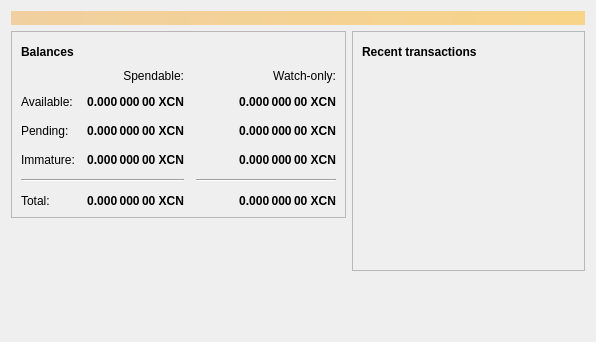
<?xml version="1.0" encoding="UTF-8"?>
<ui version="4.0">
 <class>OverviewPage</class>
 <widget class="QWidget" name="OverviewPage">
  <property name="geometry">
   <rect>
    <x>0</x>
    <y>0</y>
    <width>596</width>
    <height>342</height>
   </rect>
  </property>
  <property name="windowTitle">
   <string>Form</string>
  </property>
  <layout class="QVBoxLayout" name="topLayout">
   <item>
    <widget class="QLabel" name="labelAlerts">
     <property name="visible">
      <bool>false</bool>
     </property>
     <property name="styleSheet">
      <string notr="true">QLabel { background-color: qlineargradient(x1: 0, y1: 0, x2: 1, y2: 0, stop:0 #F0D0A0, stop:1 #F8D488); color:#000000; }</string>
     </property>
     <property name="wordWrap">
      <bool>true</bool>
     </property>
     <property name="margin">
      <number>3</number>
     </property>
     <property name="textInteractionFlags">
      <set>Qt::TextSelectableByMouse</set>
     </property>
    </widget>
   </item>
   <item>
    <layout class="QHBoxLayout" name="horizontalLayout" stretch="1,1">
     <item>
      <layout class="QVBoxLayout" name="verticalLayout_2">
       <item>
        <widget class="QFrame" name="frame">
         <property name="frameShape">
          <enum>QFrame::StyledPanel</enum>
         </property>
         <property name="frameShadow">
          <enum>QFrame::Raised</enum>
         </property>
         <layout class="QVBoxLayout" name="verticalLayout_4">
          <item>
           <layout class="QHBoxLayout" name="horizontalLayout_4">
            <item>
             <widget class="QLabel" name="label_5">
              <property name="font">
               <font>
                <weight>75</weight>
                <bold>true</bold>
               </font>
              </property>
              <property name="text">
               <string>Balances</string>
              </property>
             </widget>
            </item>
            <item>
             <widget class="QPushButton" name="labelWalletStatus">
              <property name="enabled">
               <bool>true</bool>
              </property>
              <property name="maximumSize">
               <size>
                <width>30</width>
                <height>16777215</height>
               </size>
              </property>
              <property name="toolTip">
               <string>The displayed information may be out of date. Your wallet automatically synchronizes with the Xcoin network after a connection is established, but this process has not completed yet.</string>
              </property>
              <property name="text">
               <string/>
              </property>
              <property name="icon">
               <iconset resource="../xcoin.qrc">
                <normaloff>:/icons/warning</normaloff>
                <disabledoff>:/icons/warning</disabledoff>:/icons/warning</iconset>
              </property>
              <property name="iconSize">
               <size>
                <width>24</width>
                <height>24</height>
               </size>
              </property>
              <property name="flat">
               <bool>true</bool>
              </property>
             </widget>
            </item>
            <item>
             <spacer name="horizontalSpacer_3">
              <property name="orientation">
               <enum>Qt::Horizontal</enum>
              </property>
              <property name="sizeHint" stdset="0">
               <size>
                <width>40</width>
                <height>20</height>
               </size>
              </property>
             </spacer>
            </item>
           </layout>
          </item>
          <item>
           <layout class="QGridLayout" name="gridLayout">
            <property name="spacing">
             <number>12</number>
            </property>
            <item row="2" column="2">
             <widget class="QLabel" name="labelWatchPending">
              <property name="font">
               <font>
                <weight>75</weight>
                <bold>true</bold>
               </font>
              </property>
              <property name="cursor">
               <cursorShape>IBeamCursor</cursorShape>
              </property>
              <property name="toolTip">
               <string>Unconfirmed transactions to watch-only addresses</string>
              </property>
              <property name="text">
               <string notr="true">0.000 000 00 XCN</string>
              </property>
              <property name="alignment">
               <set>Qt::AlignRight|Qt::AlignTrailing|Qt::AlignVCenter</set>
              </property>
              <property name="textInteractionFlags">
               <set>Qt::LinksAccessibleByMouse|Qt::TextSelectableByKeyboard|Qt::TextSelectableByMouse</set>
              </property>
             </widget>
            </item>
            <item row="2" column="1">
             <widget class="QLabel" name="labelUnconfirmed">
              <property name="font">
               <font>
                <weight>75</weight>
                <bold>true</bold>
               </font>
              </property>
              <property name="cursor">
               <cursorShape>IBeamCursor</cursorShape>
              </property>
              <property name="toolTip">
               <string>Total of transactions that have yet to be confirmed, and do not yet count toward the spendable balance</string>
              </property>
              <property name="text">
               <string notr="true">0.000 000 00 XCN</string>
              </property>
              <property name="alignment">
               <set>Qt::AlignRight|Qt::AlignTrailing|Qt::AlignVCenter</set>
              </property>
              <property name="textInteractionFlags">
               <set>Qt::LinksAccessibleByMouse|Qt::TextSelectableByKeyboard|Qt::TextSelectableByMouse</set>
              </property>
             </widget>
            </item>
            <item row="3" column="2">
             <widget class="QLabel" name="labelWatchImmature">
              <property name="font">
               <font>
                <weight>75</weight>
                <bold>true</bold>
               </font>
              </property>
              <property name="cursor">
               <cursorShape>IBeamCursor</cursorShape>
              </property>
              <property name="toolTip">
               <string>Mined balance in watch-only addresses that has not yet matured</string>
              </property>
              <property name="text">
               <string notr="true">0.000 000 00 XCN</string>
              </property>
              <property name="alignment">
               <set>Qt::AlignRight|Qt::AlignTrailing|Qt::AlignVCenter</set>
              </property>
              <property name="textInteractionFlags">
               <set>Qt::LinksAccessibleByMouse|Qt::TextSelectableByKeyboard|Qt::TextSelectableByMouse</set>
              </property>
             </widget>
            </item>
            <item row="4" column="0" colspan="2">
             <widget class="Line" name="line">
              <property name="orientation">
               <enum>Qt::Horizontal</enum>
              </property>
             </widget>
            </item>
            <item row="4" column="2">
             <widget class="Line" name="lineWatchBalance">
              <property name="sizePolicy">
               <sizepolicy hsizetype="Preferred" vsizetype="Fixed">
                <horstretch>0</horstretch>
                <verstretch>0</verstretch>
               </sizepolicy>
              </property>
              <property name="minimumSize">
               <size>
                <width>140</width>
                <height>0</height>
               </size>
              </property>
              <property name="orientation">
               <enum>Qt::Horizontal</enum>
              </property>
             </widget>
            </item>
            <item row="5" column="0">
             <widget class="QLabel" name="labelTotalText">
              <property name="text">
               <string>Total:</string>
              </property>
             </widget>
            </item>
            <item row="3" column="1">
             <widget class="QLabel" name="labelImmature">
              <property name="font">
               <font>
                <weight>75</weight>
                <bold>true</bold>
               </font>
              </property>
              <property name="cursor">
               <cursorShape>IBeamCursor</cursorShape>
              </property>
              <property name="toolTip">
               <string>Mined balance that has not yet matured</string>
              </property>
              <property name="text">
               <string notr="true">0.000 000 00 XCN</string>
              </property>
              <property name="alignment">
               <set>Qt::AlignRight|Qt::AlignTrailing|Qt::AlignVCenter</set>
              </property>
              <property name="textInteractionFlags">
               <set>Qt::LinksAccessibleByMouse|Qt::TextSelectableByKeyboard|Qt::TextSelectableByMouse</set>
              </property>
             </widget>
            </item>
            <item row="2" column="3">
             <spacer name="horizontalSpacer_2">
              <property name="orientation">
               <enum>Qt::Horizontal</enum>
              </property>
              <property name="sizeHint" stdset="0">
               <size>
                <width>40</width>
                <height>20</height>
               </size>
              </property>
             </spacer>
            </item>
            <item row="3" column="0">
             <widget class="QLabel" name="labelImmatureText">
              <property name="text">
               <string>Immature:</string>
              </property>
             </widget>
            </item>
            <item row="5" column="1">
             <widget class="QLabel" name="labelTotal">
              <property name="font">
               <font>
                <weight>75</weight>
                <bold>true</bold>
               </font>
              </property>
              <property name="cursor">
               <cursorShape>IBeamCursor</cursorShape>
              </property>
              <property name="toolTip">
               <string>Your current total balance</string>
              </property>
              <property name="text">
               <string notr="true">0.000 000 00 XCN</string>
              </property>
              <property name="alignment">
               <set>Qt::AlignRight|Qt::AlignTrailing|Qt::AlignVCenter</set>
              </property>
              <property name="textInteractionFlags">
               <set>Qt::LinksAccessibleByMouse|Qt::TextSelectableByKeyboard|Qt::TextSelectableByMouse</set>
              </property>
             </widget>
            </item>
            <item row="5" column="2">
             <widget class="QLabel" name="labelWatchTotal">
              <property name="font">
               <font>
                <weight>75</weight>
                <bold>true</bold>
               </font>
              </property>
              <property name="cursor">
               <cursorShape>IBeamCursor</cursorShape>
              </property>
              <property name="toolTip">
               <string>Current total balance in watch-only addresses</string>
              </property>
              <property name="text">
               <string notr="true">0.000 000 00 XCN</string>
              </property>
              <property name="alignment">
               <set>Qt::AlignRight|Qt::AlignTrailing|Qt::AlignVCenter</set>
              </property>
              <property name="textInteractionFlags">
               <set>Qt::LinksAccessibleByMouse|Qt::TextSelectableByKeyboard|Qt::TextSelectableByMouse</set>
              </property>
             </widget>
            </item>
            <item row="0" column="2">
             <widget class="QLabel" name="labelWatchonly">
              <property name="text">
               <string>Watch-only:</string>
              </property>
              <property name="alignment">
               <set>Qt::AlignRight|Qt::AlignTrailing|Qt::AlignVCenter</set>
              </property>
             </widget>
            </item>
            <item row="1" column="0">
             <widget class="QLabel" name="labelBalanceText">
              <property name="text">
               <string>Available:</string>
              </property>
             </widget>
            </item>
            <item row="1" column="1">
             <widget class="QLabel" name="labelBalance">
              <property name="font">
               <font>
                <weight>75</weight>
                <bold>true</bold>
               </font>
              </property>
              <property name="cursor">
               <cursorShape>IBeamCursor</cursorShape>
              </property>
              <property name="toolTip">
               <string>Your current spendable balance</string>
              </property>
              <property name="text">
               <string notr="true">0.000 000 00 XCN</string>
              </property>
              <property name="alignment">
               <set>Qt::AlignRight|Qt::AlignTrailing|Qt::AlignVCenter</set>
              </property>
              <property name="textInteractionFlags">
               <set>Qt::LinksAccessibleByMouse|Qt::TextSelectableByKeyboard|Qt::TextSelectableByMouse</set>
              </property>
             </widget>
            </item>
            <item row="1" column="2">
             <widget class="QLabel" name="labelWatchAvailable">
              <property name="font">
               <font>
                <weight>75</weight>
                <bold>true</bold>
               </font>
              </property>
              <property name="cursor">
               <cursorShape>IBeamCursor</cursorShape>
              </property>
              <property name="toolTip">
               <string>Your current balance in watch-only addresses</string>
              </property>
              <property name="text">
               <string notr="true">0.000 000 00 XCN</string>
              </property>
              <property name="alignment">
               <set>Qt::AlignRight|Qt::AlignTrailing|Qt::AlignVCenter</set>
              </property>
              <property name="textInteractionFlags">
               <set>Qt::LinksAccessibleByMouse|Qt::TextSelectableByKeyboard|Qt::TextSelectableByMouse</set>
              </property>
             </widget>
            </item>
            <item row="2" column="0">
             <widget class="QLabel" name="labelPendingText">
              <property name="text">
               <string>Pending:</string>
              </property>
             </widget>
            </item>
            <item row="0" column="1">
             <widget class="QLabel" name="labelSpendable">
              <property name="text">
               <string>Spendable:</string>
              </property>
              <property name="alignment">
               <set>Qt::AlignRight|Qt::AlignTrailing|Qt::AlignVCenter</set>
              </property>
             </widget>
            </item>
           </layout>
          </item>
         </layout>
        </widget>
       </item>
       <item>
        <spacer name="verticalSpacer">
         <property name="orientation">
          <enum>Qt::Vertical</enum>
         </property>
         <property name="sizeHint" stdset="0">
          <size>
           <width>20</width>
           <height>40</height>
          </size>
         </property>
        </spacer>
       </item>
      </layout>
     </item>
     <item>
      <layout class="QVBoxLayout" name="verticalLayout_3">
       <item>
        <widget class="QFrame" name="frame_2">
         <property name="frameShape">
          <enum>QFrame::StyledPanel</enum>
         </property>
         <property name="frameShadow">
          <enum>QFrame::Raised</enum>
         </property>
         <layout class="QVBoxLayout" name="verticalLayout">
          <item>
           <layout class="QHBoxLayout" name="horizontalLayout_2">
            <item>
             <widget class="QLabel" name="label_4">
              <property name="font">
               <font>
                <weight>75</weight>
                <bold>true</bold>
               </font>
              </property>
              <property name="text">
               <string>Recent transactions</string>
              </property>
             </widget>
            </item>
            <item>
             <widget class="QPushButton" name="labelTransactionsStatus">
              <property name="enabled">
               <bool>true</bool>
              </property>
              <property name="maximumSize">
               <size>
                <width>30</width>
                <height>16777215</height>
               </size>
              </property>
              <property name="toolTip">
               <string>The displayed information may be out of date. Your wallet automatically synchronizes with the Xcoin network after a connection is established, but this process has not completed yet.</string>
              </property>
              <property name="text">
               <string/>
              </property>
              <property name="icon">
               <iconset resource="../xcoin.qrc">
                <normaloff>:/icons/warning</normaloff>
                <disabledoff>:/icons/warning</disabledoff>:/icons/warning</iconset>
              </property>
              <property name="iconSize">
               <size>
                <width>24</width>
                <height>24</height>
               </size>
              </property>
              <property name="flat">
               <bool>true</bool>
              </property>
             </widget>
            </item>
            <item>
             <spacer name="horizontalSpacer">
              <property name="orientation">
               <enum>Qt::Horizontal</enum>
              </property>
              <property name="sizeHint" stdset="0">
               <size>
                <width>40</width>
                <height>20</height>
               </size>
              </property>
             </spacer>
            </item>
           </layout>
          </item>
          <item>
           <widget class="QListView" name="listTransactions">
            <property name="styleSheet">
             <string notr="true">QListView { background: transparent; }</string>
            </property>
            <property name="frameShape">
             <enum>QFrame::NoFrame</enum>
            </property>
            <property name="verticalScrollBarPolicy">
             <enum>Qt::ScrollBarAlwaysOff</enum>
            </property>
            <property name="horizontalScrollBarPolicy">
             <enum>Qt::ScrollBarAlwaysOff</enum>
            </property>
            <property name="selectionMode">
             <enum>QAbstractItemView::NoSelection</enum>
            </property>
           </widget>
          </item>
         </layout>
        </widget>
       </item>
       <item>
        <spacer name="verticalSpacer_2">
         <property name="orientation">
          <enum>Qt::Vertical</enum>
         </property>
         <property name="sizeHint" stdset="0">
          <size>
           <width>20</width>
           <height>40</height>
          </size>
         </property>
        </spacer>
       </item>
      </layout>
     </item>
    </layout>
   </item>
  </layout>
 </widget>
 <resources/>
 <connections/>
</ui>
